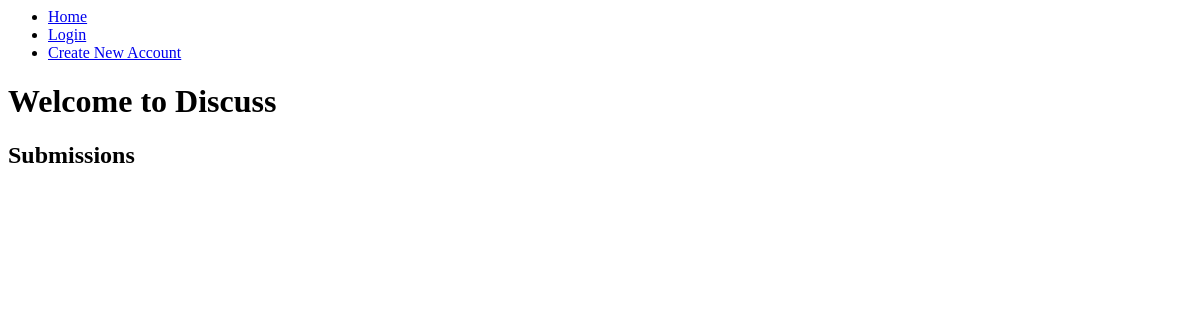
Before: / with the older database file.
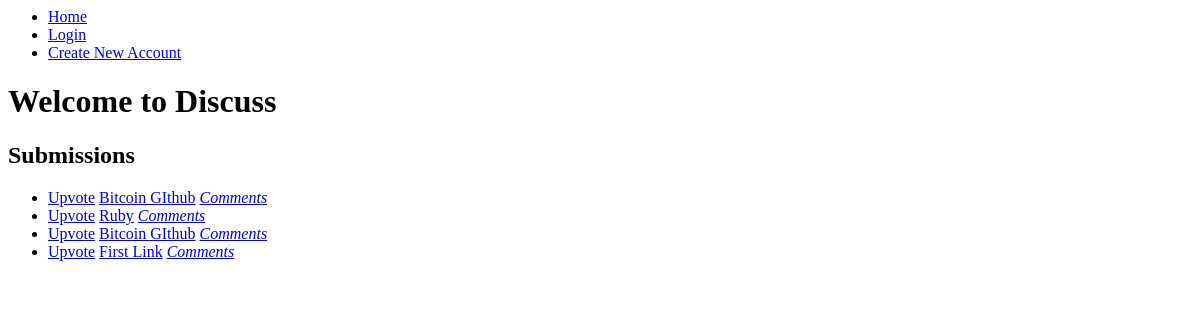
After: the same page with the newer database file.
### links/models.py (models this page shows)
class Link(models.Model):
    title = models.CharField(max_length=100)
    url = models.URLField()
    submitted_by = models.ForeignKey(User)
    upvotes = models.ManyToManyField(User, related_name='votes')
    submitted_on = models.DateTimeField(auto_now_add=True, editable=False)

### links/views.py (the view)
# urls.py: url(r'^$', HomeView.as_view(), name='home'),
class HomeView(TemplateView):
    template_name = 'home.html'
    def get_context_data(self, **kwargs):
        ctx = super(HomeView, self).get_context_data(**kwargs)
        now = timezone.now()
        submissions = Link.objects.all()
        for submission in submissions:
            num_votes = submission.upvotes.count()
            num_comments = submission.comment_set.count()
            date_diff = now - submission.submitted_on
            number_of_days_since_submission = date_diff.days
            submission.rank = num_votes + num_comments - number_of_days_since_submission
        sorted_submissions = sorted(submissions, key=lambda x: x.rank, reverse=True)
        ctx['submissions'] = sorted_submissions
        return ctx

### templates/home.html
{% extends "base.html" %}
{% block content %}
    <h1>Welcome to Discuss</h1>
    <h2>Submissions</h2>
    <ul>
      {% for submission in submissions %}
      <li>
        {% if request.user in submission.upvotes.all %}
        <a href="{% url 'remove-upvote' link_pk=submission.pk %}">Remove Upvote</a>
        {% else %}
        <a href="{% url 'upvote-submission' link_pk=submission.pk %}">Upvote</a>
        {% endif %}
        <a href="{{ submission.url }}" target="_blank">{{ submission.title }}</a>
        <i><a href="{% url 'submission-detail' pk=submission.pk %}">Comments</a></i>
      </li>
      {% endfor %}
    </ul>
{% endblock %}

### templates/base.html (shortened to what this page needs)
<html>
<head>
</head>
<body>
    <nav>
        <ul>
            <li><a href="{% url "home" %}">Home</a></li>
            {% if request.user.is_authenticated %}
            <li><a href="{% url "new-submission" %}">Submit New Link</a></li>
            <li><a href="{% url "logout" %}">Logout</a></li>
            {% else %}
            <li><a href="{% url "login" %}">Login</a></li>
            <li><a href="{% url "user-registration"%}">Create New Account</a></li>
            {% endif %}
        </ul>
    </nav>
    {% block content %}
    {% endblock %}
</body>
</html>

Changed rows visible on the page:
added Link: shows "Upvote", title "Bitcoin GIthub"
added Link: shows "Upvote", title "Ruby"
added Link: shows "Upvote", title "Bitcoin GIthub"
added Link: shows "Upvote", title "First Link"
